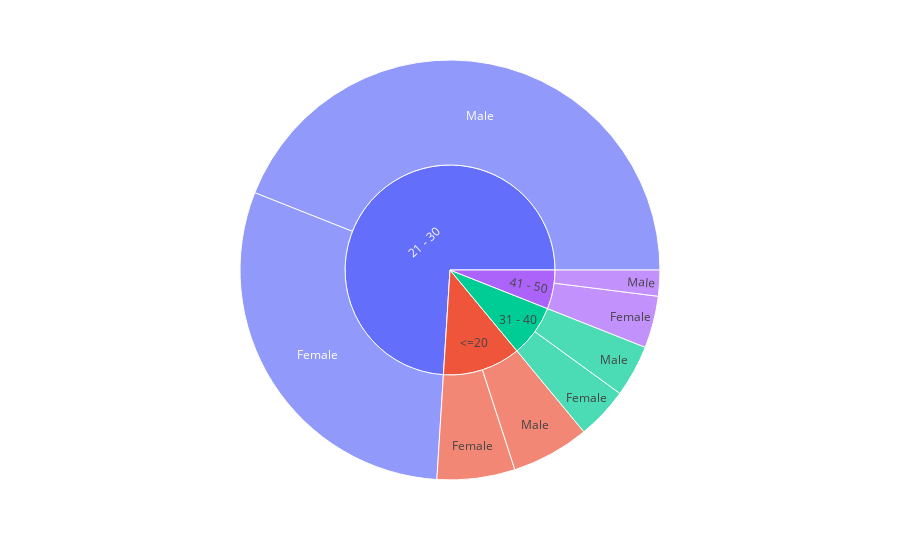

The notebook cell this image was saved under:
### Code cell
fig = px.sunburst(counts,
                  path=['Age','Sex'],
                  values = 'Counts'
                 )
fig.show()

### Figure 1 — Plotly figure (JSON) as saved in the notebook; plotly's stock layout.template omitted (floating-point values rounded to 4 significant figures)
{"data": [{"branchvalues": "total", "domain": {"x": [0, 1], "y": [0, 1]}, "hovertemplate": "labels=%{label}<br>Counts=%{value}<br>parent=%{parent}<br>id=%{id}<extra></extra>", "ids": ["21 - 30/Female", "31 - 40/Female", "41 - 50/Female", "<=20/Female", "21 - 30/Male", "31 - 40/Male", "41 - 50/Male", "<=20/Male", "21 - 30", "31 - 40", "41 - 50", "<=20"], "labels": ["Female", "Female", "Female", "Female", "Male", "Male", "Male", "Male", "21 - 30", "31 - 40", "41 - 50", "<=20"], "name": "", "parents": ["21 - 30", "31 - 40", "41 - 50", "<=20", "21 - 30", "31 - 40", "41 - 50", "<=20", "", "", "", ""], "values": [15, 2, 2, 3, 22, 2, 1, 3, 37, 4, 3, 6], "type": "sunburst"}], "layout": {"legend": {"tracegroupgap": 0}, "margin": {"t": 60}}}
